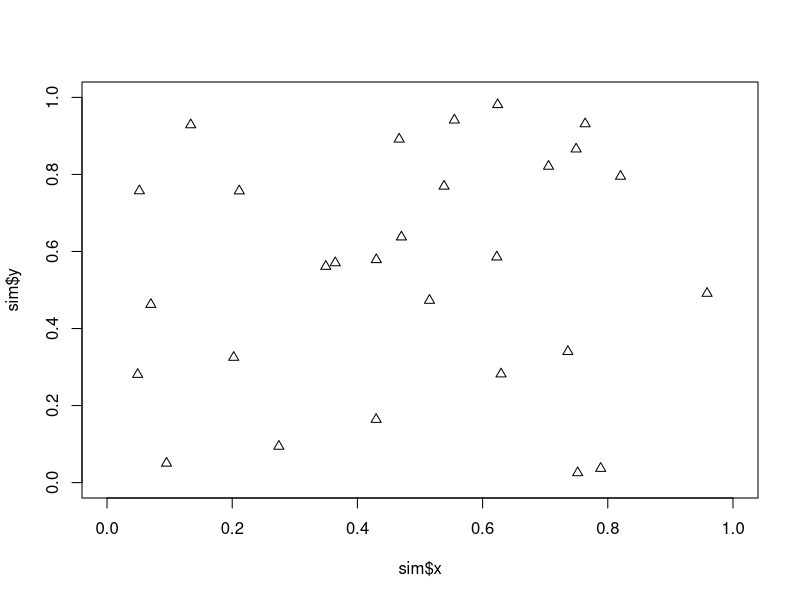
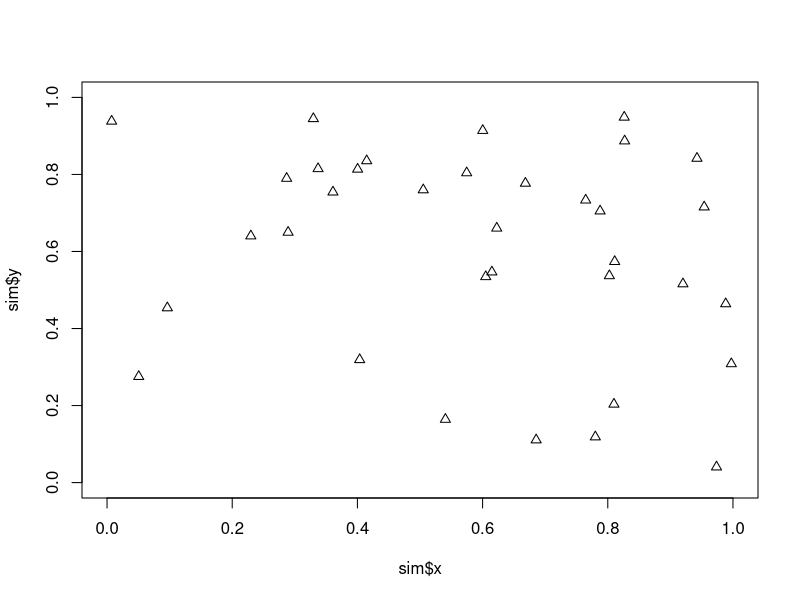

These figures' R source, in order: (Note: this script raises an error after producing the figures.)
# 1.
lambda = 36
# (b)
sizeA <- 0.4^2; sizeD <- 0.2^2; sizeB <- sizeA - sizeD
cat(sprintf("The probability of exactly 4 trees in the two squares simultaneously\n\t= %f\n",
		sum(sapply(0:4, function(k) dpois(k, lambda * sizeD) * dpois(4 - k, lambda * sizeB)^2))))

# (c) Plot simulated trees
simTrees <- function(lambda) {
	N <- rpois(1, lambda * 1^2) # Number of points
	# Conditioning on N, the location of points are uniformly distributed
	list(x = runif(N, 0, 1), y = runif(N, 0, 1))
}
plotSim <- function(sim) plot(x = sim$x, y = sim$y, pch = 2, xlim = c(0, 1), ylim = c(0, 1))

plotSim(simTrees(lambda))

# (d) Sample lambda from posterior in (c)
alpha_1 <- 36; beta_1 <- 1
rlambda <- function() rgamma(1, alpha_1, beta_1)
plotSim(simTrees(rlambda()))

# (e)
calcX <- function(sim) {
	points <- mapply(list, sim$x, sim$y, SIMPLIFY = FALSE)
	distances <- outer(points, points, function(a, b)
		mapply(function(a, b) (b[[1]] - a[[1]])^2 + (b[[2]] - a[[2]])^2, a, b))
	diag(distances) <- NA
	minDistances <- sqrt(apply(distances, 1, min, na.rm = TRUE))
	mean(minDistances)
}
calcX(sim)
Xs <- replicate(1000, calcX(simTrees(rlambda())))
hist(Xs, probability = T)

		       
# 2.
# Table 1
state <- c(1, 3, 2, 3, 1, 2, 1, 3, 1, 2)
duration <- c(6.83, 4.01, 6.63, 0.44, 5.11, 0.29, 2.87, 1.3, 4.76, 1.92)
D <- matrix(c(state, duration), nrow = 10)
colnames(D) <- c("state", "duration")

# The embedded matrix. 
Ptilde <- matrix(c(0, 0.5, 0.5, 0.5, 0, 0.5, 0.5, 0.5, 0), nrow = 3)

# a) Generator matrix Q.
q <- c(1/5, 1, 1/2)
Q <- matrix(c(-1/5, 1/2, 1/4, 1/10, -1, 1/4, 1/10, 1/2, -1/2), nrow = 3)

# The limiting distribution is obtained by taking e^(tQ) with a big t.
library(expm)
print(expm(50*Q))

# b) Joint distribution for the parameters. 
# The priors for the q's.
rq_1 <- function() rgamma(1, 1, q[1])
rq_2 <- function() rgamma(1, 1, q[2])
rq_3 <- function() rgamma(1, 1, q[3])

# The priors for Ptilde. (Same prior for p_12, p_21 and p_31)
rp <- function() rbeta(1, 1/2, 1/2)

# The product of the q's multiplied with the rows of Ptilde.
jointP <- function(rq, rp) rq * rp

# Posterior = [q1 * 0, q1 * p12, q1 * p12,
#              q2 * p21, q2 * 0, q2 * p21,
#              q3 * p31, q3 * p31, q3 * 0]?

# c) Based on this posterior, simulate from an 
posteriorSim <- matrix(c(0, jointP(rq_1(), rp()), jointP(rq_1(), rp()), jointP(rq_2(), rp()), 0 ,jointP(rq_2(), rp()), jointP(rq_3(), rp()), jointP(rq_3(), rp()), 0), nrow = 3)
Qsim <- posteriorSim + matrix(c(-rowSums(posteriorSim, 3)[1], 0, 0, 0, -rowSums(posteriorSim, 3)[2], 0, 0, 0, -rowSums(posteriorSim, 3)[3]), nrow = 3)
